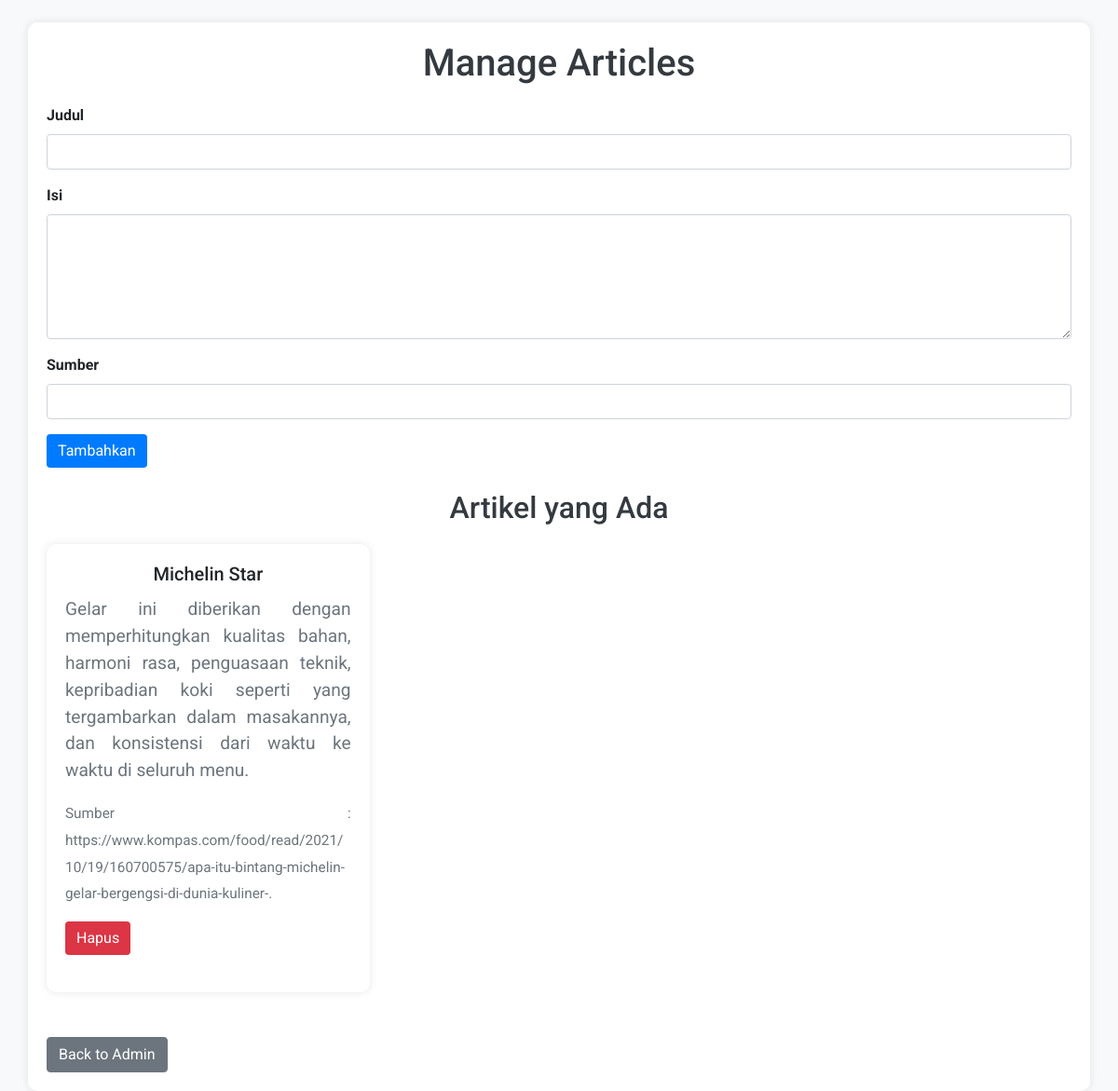
The page /manage_articles.php (signed in) on the database its author committed.
### tables this page shows
CREATE TABLE `articles` (
  `id` int(11) NOT NULL,
  `title` varchar(255) NOT NULL,
  `content` text NOT NULL,
  `source` varchar(255) DEFAULT NULL,
  `created_at` timestamp NOT NULL DEFAULT current_timestamp()
);

### manage_articles.php (the view, shortened to what this page needs)
<?php
include('config/conn_db.php');
$articles = $conn->query("SELECT * FROM articles ORDER BY created_at DESC");
?>
<!DOCTYPE html>
<html lang="en">
<head>
  <link href="https://stackpath.bootstrapcdn.com/bootstrap/4.5.2/css/bootstrap.min.css" rel="stylesheet">
  <link rel="stylesheet" href="framework/manage_articles.css">
</head>
<body>
  <div class="container mt-4">
    <h1>Manage Articles</h1>
    <form action="manage_articles.php" method="POST">
      <div class="form-group">
        <label for="title">Judul</label>
        <input type="text" class="form-control" id="title" name="title" required>
      </div>
      <div class="form-group">
        <label for="content">Isi</label>
        <textarea class="form-control" id="content" name="content" rows="5" required></textarea>
      </div>
      <div class="form-group">
        <label for="source">Sumber</label>
        <input type="text" class="form-control" id="source" name="source">
      </div>
      <button type="submit" class="btn btn-primary">Tambahkan</button>
    </form>
    <h2 class="mt-4">Artikel yang Ada</h2>
    <div class="row">
      <?php while ($row = $articles->fetch_assoc()): ?>
        <div class="col-md-4">
          <div class="card mb-4">
            <div class="card-body">
              <h5 class="card-title"><?= htmlspecialchars($row['title']) ?></h5>
              <p class="card-text"><?= nl2br(htmlspecialchars($row['content'])) ?></p>
              <p class="card-text"><small class="text-muted">Sumber : <?= htmlspecialchars($row['source']) ?></small></p>
              <form action="manage_articles.php" method="POST">
                <button type="submit" name="delete_article" class="btn btn-danger">Hapus</button>
              </form>
            </div>
          </div>
        </div>
      <?php endwhile; ?>
    </div>
    <a href="admin.php" class="btn btn-secondary mt-4">Back to Admin</a>
  </div>
</body>
</html>

### framework/manage_articles.css (style rules this page uses)
body { font-family: 'Roboto', sans-serif; background-color: #f8f9fa; }
.container { background-color: #ffffff; padding: 20px; border-radius: 10px; box-shadow: 0 0 10px rgba(0, 0, 0, 0.1); }
h1, h2 { text-align: center; margin-bottom: 20px; color: #343a40; }
h1 { font-size: 2.5em; }
h2 { font-size: 2em; }
form { margin-bottom: 20px; }
.form-group label { font-weight: bold; }
.btn-primary { background-color: #007bff; border: none; transition: background-color 0.3s, transform 0.3s; }
.card { border: none; border-radius: 10px; overflow: hidden; box-shadow: 0 0 10px rgba(0, 0, 0, 0.1); }
.card-body { text-align: justify; }
.card-title { text-align: center; }
.card-text { font-size: 1.2em; color: #6c757d; }
.btn-danger { background-color: #dc3545; border: none; transition: background-color 0.3s, transform 0.3s; }

### rows shown on the page
articles: title "Michelin Star", content "Gelar ini diberikan dengan memperhitungkan kualitas bahan, harmoni rasa, penguasaan teknik, kepribadian koki seperti yang tergambarkan dalam masakannya, dan konsistensi dari waktu ke waktu di seluruh menu.", source "https://www.kompas.com/food/read/2021/10/19/160700575/apa-itu-bintang-michelin-gelar-bergengsi-di-dunia-kuliner-."
